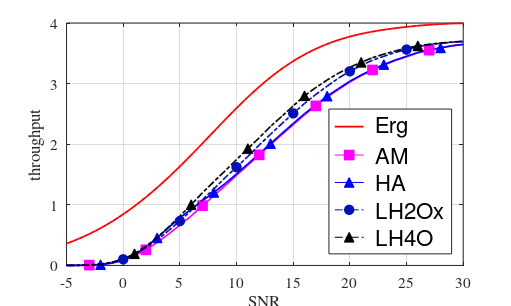

MATLAB code to generate this figure:
clc;
clear;
%clf;
colour_peach = [251 111 66] ./ 255;
colour_darkblue = [1 17 181] ./ 255;
figure(1)

load Er_MI_16QAM.mat

plot(SNR,Er_MI_16QAM_fading,'r','linewidth',1.3)

hold on 
plot(10,10,'-sm','markerfacecolor','m','MarkerSize',7)
plot(10,10,'-^b','markerfacecolor','b','MarkerSize',7)
%plot(10,10,'--og','markerfacecolor','g','MarkerSize',7)
%plot(10,10,'--^','Color',colour_peach,'MarkerEdgeColor',colour_peach,'markerfacecolor',colour_peach,'MarkerSize',7)
plot(10,10,'-.o','Color',colour_darkblue,'MarkerEdgeColor',colour_darkblue,'markerfacecolor',colour_darkblue,'MarkerSize',7)
plot(10,10,'-.^k','markerfacecolor','k','MarkerSize',7)
hold on

% L-HARQ, problem of renewal-reward K=2
load LHARQ_translated_AMC_policy_16QAM_turbo_code_K_2_dop_0.1_rho_0.8_epsilon_0.1_smallSet.mat

%L-HARQ throughput with AMC_policy
throughput_lharq_delta_1_K_2=throughput_lharq_delta(1,:);
%L-HARQ throughput with optimal delta
throughput_lharq_K_2=throughput_lharq(1,:);
%

% L-HARQ, problem of renewal-reward K=4
load LHARQ_translated_AMC_policy_16QAM_turbo_code_K_4_dop_0.1_rho_0.8_epsilon_0.1_smallSet.mat

%L-HARQ throughput with AMC_policy
throughput_lharq_delta_1_K_4=throughput_lharq_delta(1,:);
%L-HARQ throughput with optimal delta
throughput_lharq_K_4=throughput_lharq(1,:);

%


load HARQ_AMC_policy_16QAM_Turbo_code_dop_0.1rho_0.8167.mat

plot(SNRdB,AMC_eta(1,:),'-m','linewidth',1.2)
amrk1=AMC_eta(1,(3:5:end-2));

plot(SNRdB,AMC_eta(4,:),'-b','linewidth',1.2)
amrk2=AMC_eta(4,(4:5:end-2));


plot(SNRdB(3:5:end-2),amrk1,'sm','markerfacecolor','m','MarkerSize',7)

plot(SNRdB(4:5:end-2),amrk2,'^b','markerfacecolor','b','MarkerSize',7)

%%

%plot(SNRdB,throughput_lharq_delta_1_K_2,'--g','linewidth',1.2)
%amrk1=throughput_lharq_delta_1_K_2(3:5:end-2);

%plot(SNRdB,throughput_lharq_delta_1_K_4,'--','Color',colour_peach,'linewidth',1.2)
%amrk2=throughput_lharq_delta_1_K_4(4:5:end-2);


%load LHARQ_translated_AMC_policy_16QAM_Perfect_Decoding_continuous_R_dop_0.1rho_0.8_V_leger.mat

plot(SNRdB,throughput_lharq_K_2,'-.','Color',colour_darkblue,'linewidth',1.2)
amrk11=throughput_lharq_K_2(6:5:end-2);

plot(SNRdB,throughput_lharq_K_4,'-.k','linewidth',1.2)
amrk22=throughput_lharq_K_4(7:5:end-2);

%plot(SNRdB(3:5:end-2),amrk1,'og','markerfacecolor','g','MarkerSize',7)

%plot(SNRdB(4:5:end-2),amrk2,'^','MarkerEdgeColor',colour_peach,'markerfacecolor',colour_peach,'MarkerSize',7)

plot(SNRdB(6:5:end-2),amrk11,'o','MarkerEdgeColor',colour_darkblue,'markerfacecolor',colour_darkblue,'MarkerSize',7)

plot(SNRdB(7:5:end-2),amrk22,'^k','markerfacecolor','k','MarkerSize',7)




xlabel('SNR')
ylabel('throughput')

grid

%legend(' Erg',' AM',' HA',' LH2',' LH4',' LH2O',' LH4O','Location','SouthEast')
legend(' Erg',' AM',' HA',' LH2Ox',' LH4O','Location','SouthEast')
axis([-5 30 0 4])

set(gca,'fontsize',11)
ll=legend;
set(ll,'FontSize',16);
%set(gcf,'PaperPositionMode','manual');

set(gcf,'PaperUnits','centimeters');
lar=512;
lon=2*lar/(1.1+sqrt(5));
set(gcf,'Position',[384 874 lar lon]);
set(gcf,'PaperPosition',[1.19 16 1.19 16]);
set(gca,'fontName','Times')
set(gcf,'PaperPositionMode','auto');




name_figure = 'LHARQ_rho80_TC';
print('-depsc','-r300',name_figure)
